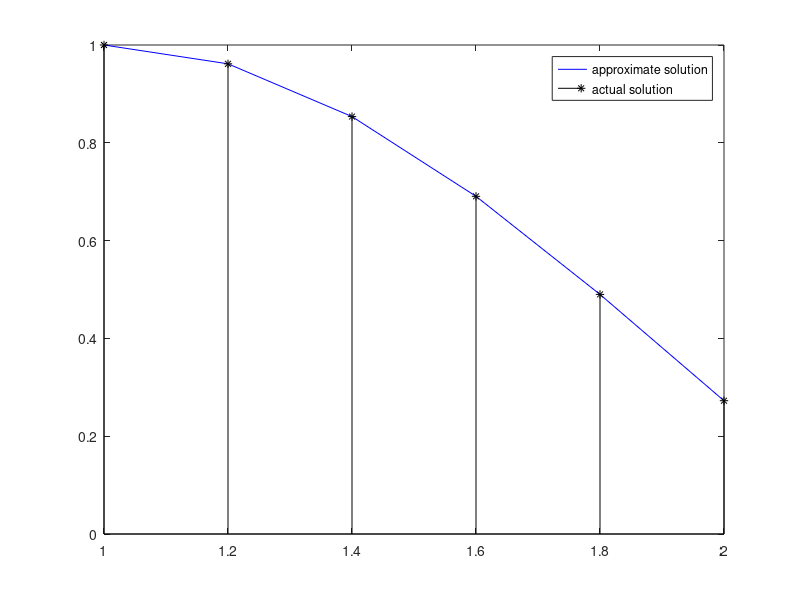

Recreate this plot in MATLAB.
% Use the RK (direct) method for the system to approximate the solution of
% the following second order differential equation and compare the result
% to the actual solution.
%
% t^2*y'' - 2*t*y' + 2*y = t^3*ln(t),   1 <= t <= 2,
% y(1) = 1,  y'(1) = 0,  with h = 0.2
%
% Actual solution:
% y(t) = (7/4)*t + (1/2)*t^3*ln(t) - (3/4)*t^3

function rk4
clc
clf
clear all
a=1;
b=2;
h=0.2;
n=(b-a)/h;
t=linspace(a,b,n+1);
alpha=1;
alpha1=0;
y(1)=alpha;
y1(1)=alpha1;
for i=1:n
    k1=h*f(t(i),y(i),y1(i));
    k2=h*f(t(i)+h/2,y(i)+y1(i)*h/2+h*k1/8,y1(i)+k1/2);
    k3=h*f(t(i)+h/2,y(i)+y1(i)*h/2+h*k1/8,y1(i)+k2/2);
    k4=h*f(t(i)+h,y(i)+y1(i)*h+h*k3/2,y1(i)+k3);
    y(i+1)=y(i)+h*(y1(i)+(k1+k2+k3)/6);
    y1(i+1)=y1(i)+(k1+2*k2+2*k3+k4)/6;
end
plot(t,y,'-b');
hold on
ey=7/4*t+1/2*t.^3.*log(t)-3/4*t.^3;
stem(t,ey,'*k');
hold on
legend('approximate solution','actual solution');
fprintf(' t approximate exact error \n');
for i=1:n+1
    fprintf(' %11.5f %11.5f %11.5f %11.5f \n',t(i),y(i),ey(i),abs(ey(i)-y(i)));
end
function z=f(t,y,y1)
z=2/t*y1-2*y/t^2+t*log(t);
